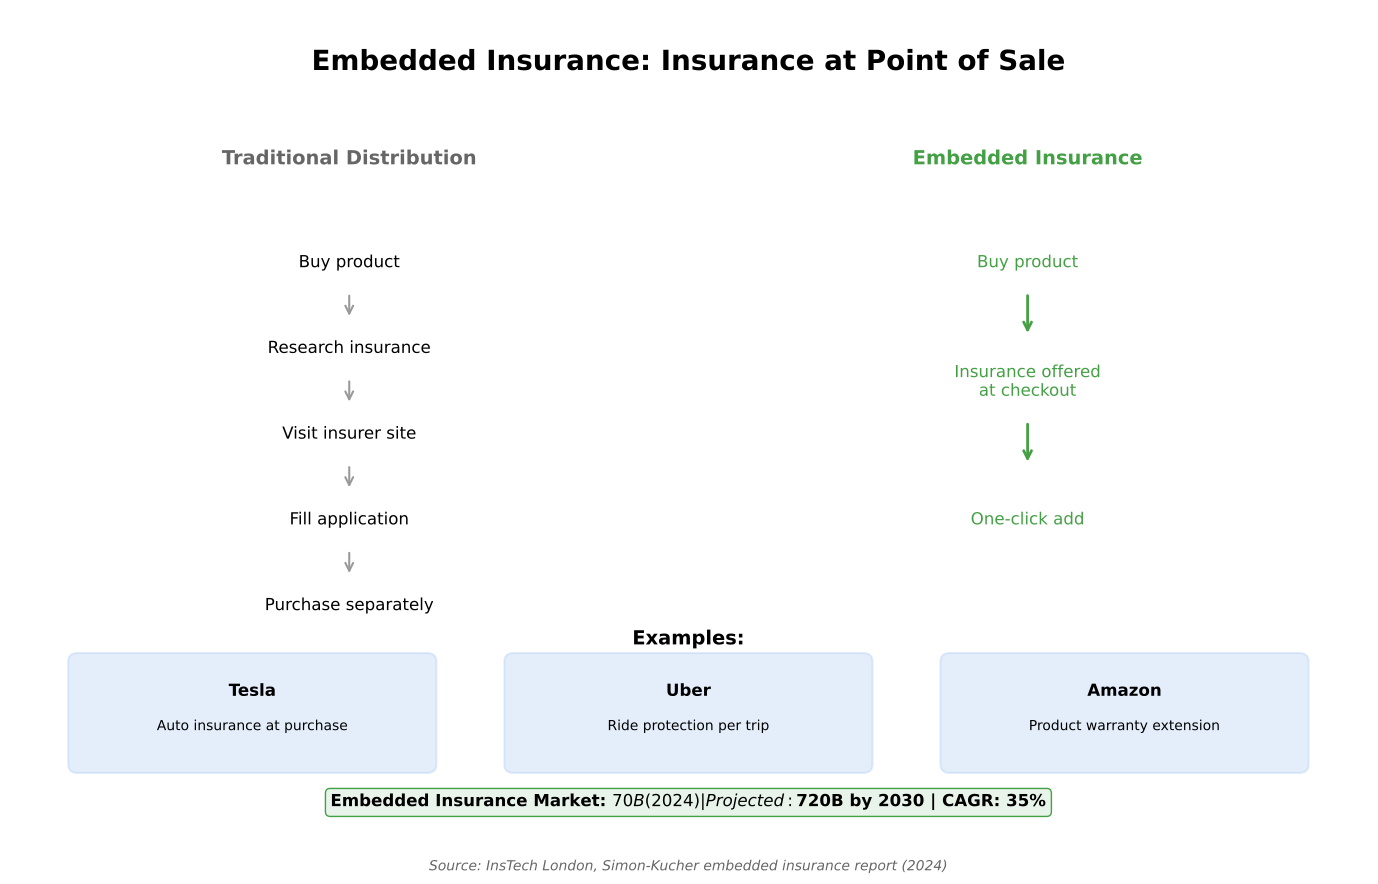

This figure's Python source:
"""
Embedded Insurance
Shows embedded insurance distribution model

Output: embedded_insurance.pdf
Module: module_01_fintech
Lesson: 9 - InsurTech
"""

from pathlib import Path
import matplotlib.pyplot as plt
import matplotlib.patches as mpatches
import numpy as np

CHART_METADATA = {
    'title': 'Embedded Insurance',
    'module': 'module_01_fintech',
    'lesson': 9,
    'url': 'https://github.com/Digital-AI-Finance/digital-finance/tree/main/module_01_fintech/figures/embedded_insurance'
}

plt.rcParams.update({
    'font.size': 14,
    'axes.labelsize': 14,
})

def create_chart():
    """Create embedded insurance diagram"""
    fig, ax = plt.subplots(figsize=(14, 9))
    ax.set_xlim(0, 14)
    ax.set_ylim(0, 10)
    ax.axis('off')

    # Title
    ax.text(7, 9.3, 'Embedded Insurance: Insurance at Point of Sale', fontsize=20, fontweight='bold', ha='center')

    # Traditional vs Embedded
    ax.text(3.5, 8.2, 'Traditional Distribution', fontsize=14, fontweight='bold', ha='center', color='#666666')
    ax.text(10.5, 8.2, 'Embedded Insurance', fontsize=14, fontweight='bold', ha='center', color='#44A044')

    # Traditional path
    trad_steps = [
        {'name': 'Buy product', 'y': 7},
        {'name': 'Research insurance', 'y': 6},
        {'name': 'Visit insurer site', 'y': 5},
        {'name': 'Fill application', 'y': 4},
        {'name': 'Purchase separately', 'y': 3},
    ]
    for i, step in enumerate(trad_steps):
        ax.text(3.5, step['y'], step['name'], ha='center', fontsize=12)
        if i < len(trad_steps) - 1:
            ax.annotate('', xy=(3.5, step['y']-0.6), xytext=(3.5, step['y']-0.3),
                       arrowprops=dict(arrowstyle='->', color='#999999', lw=1.5))

    # Embedded path
    embed_steps = [
        {'name': 'Buy product', 'y': 7},
        {'name': 'Insurance offered\nat checkout', 'y': 5.5},
        {'name': 'One-click add', 'y': 4},
    ]
    for i, step in enumerate(embed_steps):
        ax.text(10.5, step['y'], step['name'], ha='center', fontsize=12, color='#44A044')
        if i < len(embed_steps) - 1:
            ax.annotate('', xy=(10.5, step['y']-0.8), xytext=(10.5, step['y']-0.3),
                       arrowprops=dict(arrowstyle='->', color='#44A044', lw=2))

    # Examples
    examples = [
        {'platform': 'Tesla', 'insurance': 'Auto insurance at purchase', 'x': 2.5, 'y': 1.8},
        {'platform': 'Uber', 'insurance': 'Ride protection per trip', 'x': 7, 'y': 1.8},
        {'platform': 'Amazon', 'insurance': 'Product warranty extension', 'x': 11.5, 'y': 1.8},
    ]

    ax.text(7, 2.6, 'Examples:', fontsize=14, fontweight='bold', ha='center')
    for ex in examples:
        box = mpatches.FancyBboxPatch((ex['x']-1.8, ex['y']-0.6), 3.6, 1.2,
                                       boxstyle='round,pad=0.1',
                                       facecolor='#4A90E2', alpha=0.15,
                                       edgecolor='#4A90E2', lw=1.5)
        ax.add_patch(box)
        ax.text(ex['x'], ex['y']+0.2, ex['platform'], ha='center', fontsize=12, fontweight='bold')
        ax.text(ex['x'], ex['y']-0.2, ex['insurance'], ha='center', fontsize=10)

    # Market projection
    market = "Embedded Insurance Market: $70B (2024) | Projected: $720B by 2030 | CAGR: 35%"
    ax.text(7, 0.7, market, ha='center', fontsize=12, fontweight='bold',
           bbox=dict(boxstyle='round', facecolor='#E8F4EA', edgecolor='#44A044'))

    # Source
    fig.text(0.5, 0.02, 'Source: InsTech London, Simon-Kucher embedded insurance report (2024)',
            fontsize=10, ha='center', style='italic', color='#666666')

    plt.tight_layout()

    output_path = Path(__file__).parent / 'embedded_insurance.pdf'
    plt.savefig(output_path, format='pdf', dpi=300, bbox_inches='tight')
    plt.close()
    print(f"Chart saved to: {output_path}")
    return output_path

if __name__ == '__main__':
    create_chart()
